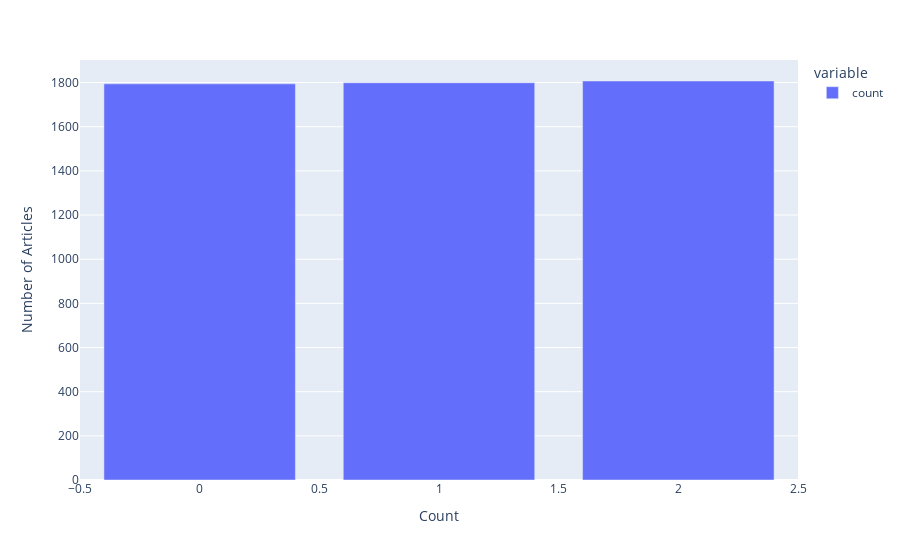
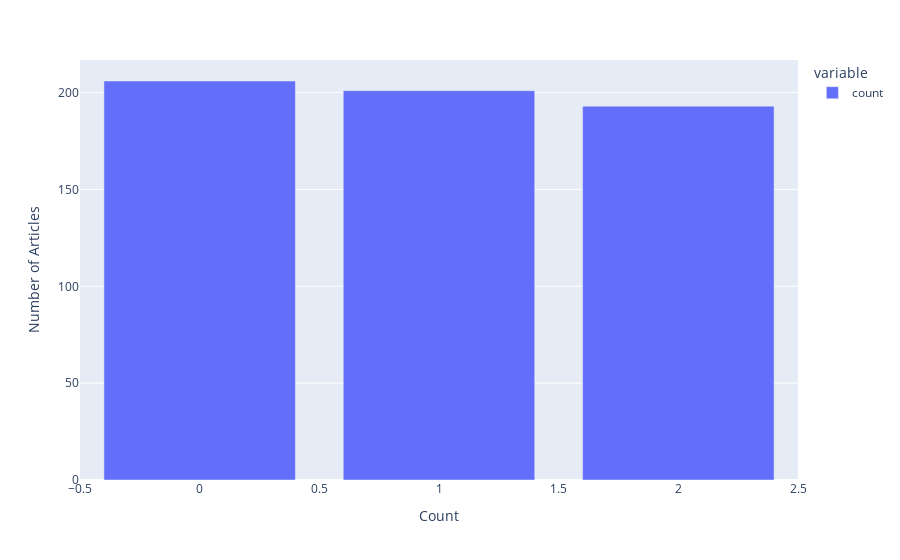
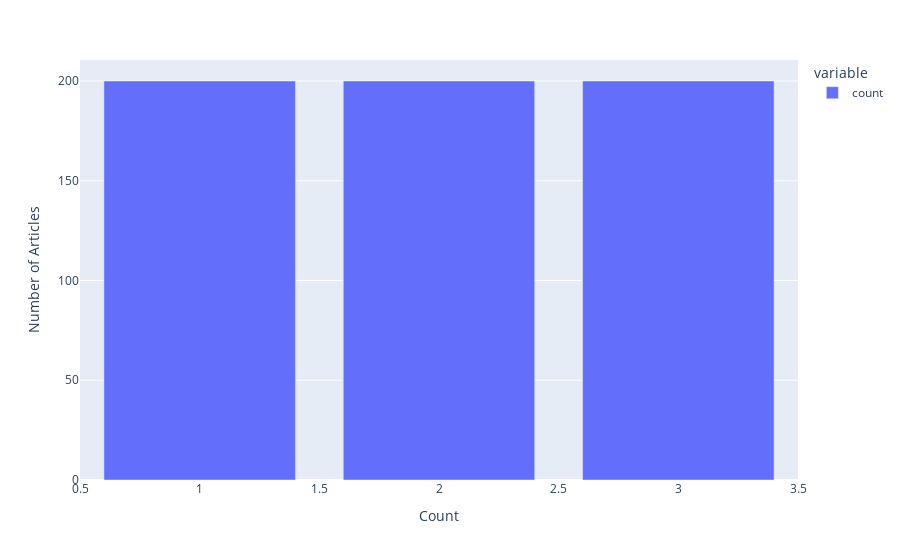

Source (notebook cell) for these figures, in order:
### Markdown cell above
#### 2. Upsampled training set

### Code cell
# Get Raws dataset
train_up_df, eval_up_df, test_up_df = get_train_eval_test('news_train_upsample.jsonl', 'news_test_upsample.jsonl')
show_labels_count(train_up_df)
show_labels_count(eval_up_df)
show_labels_count(test_up_df)

### Figure 1 — Plotly figure (JSON) as saved in the notebook; plotly's stock layout.template omitted (floating-point values rounded to 4 significant figures)
{"data": [{"alignmentgroup": "True", "hovertemplate": "variable=count<br>labels=%{x}<br>value=%{y}<extra></extra>", "legendgroup": "count", "marker": {"color": "#636efa", "pattern": {"shape": ""}}, "name": "count", "offsetgroup": "count", "orientation": "v", "showlegend": true, "textposition": "auto", "type": "bar", "x": [2, 1, 0], "xaxis": "x", "y": [1807, 1799, 1794], "yaxis": "y"}], "layout": {"barmode": "relative", "legend": {"title": {"text": "variable"}, "tracegroupgap": 0}, "margin": {"t": 60}, "xaxis": {"anchor": "y", "domain": [0, 1], "title": {"text": "Count"}}, "yaxis": {"anchor": "x", "domain": [0, 1], "title": {"text": "Number of Articles"}}}}

### Figure 2 — Plotly figure (JSON) as saved in the notebook; plotly's stock layout.template omitted (floating-point values rounded to 4 significant figures)
{"data": [{"alignmentgroup": "True", "hovertemplate": "variable=count<br>labels=%{x}<br>value=%{y}<extra></extra>", "legendgroup": "count", "marker": {"color": "#636efa", "pattern": {"shape": ""}}, "name": "count", "offsetgroup": "count", "orientation": "v", "showlegend": true, "textposition": "auto", "type": "bar", "x": [0, 1, 2], "xaxis": "x", "y": [206, 201, 193], "yaxis": "y"}], "layout": {"barmode": "relative", "legend": {"title": {"text": "variable"}, "tracegroupgap": 0}, "margin": {"t": 60}, "xaxis": {"anchor": "y", "domain": [0, 1], "title": {"text": "Count"}}, "yaxis": {"anchor": "x", "domain": [0, 1], "title": {"text": "Number of Articles"}}}}

### Figure 3 — Plotly figure (JSON) as saved in the notebook; plotly's stock layout.template omitted (floating-point values rounded to 4 significant figures)
{"data": [{"alignmentgroup": "True", "hovertemplate": "variable=count<br>labels=%{x}<br>value=%{y}<extra></extra>", "legendgroup": "count", "marker": {"color": "#636efa", "pattern": {"shape": ""}}, "name": "count", "offsetgroup": "count", "orientation": "v", "showlegend": true, "textposition": "auto", "type": "bar", "x": [1, 2, 3], "xaxis": "x", "y": [200, 200, 200], "yaxis": "y"}], "layout": {"barmode": "relative", "legend": {"title": {"text": "variable"}, "tracegroupgap": 0}, "margin": {"t": 60}, "xaxis": {"anchor": "y", "domain": [0, 1], "title": {"text": "Count"}}, "yaxis": {"anchor": "x", "domain": [0, 1], "title": {"text": "Number of Articles"}}}}
